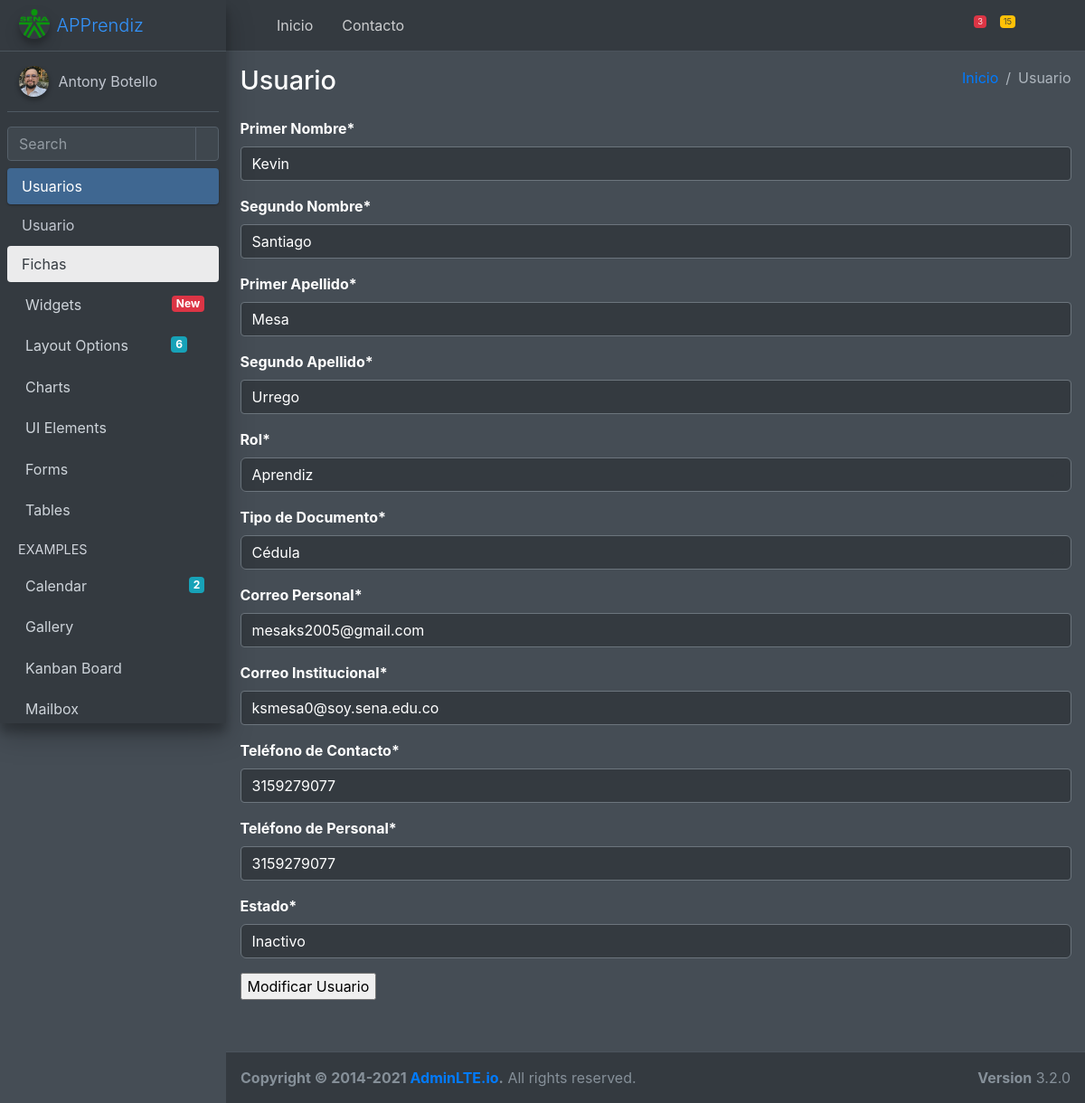
Before: /usuarios/usuario/modificar/2/ with the older database file.
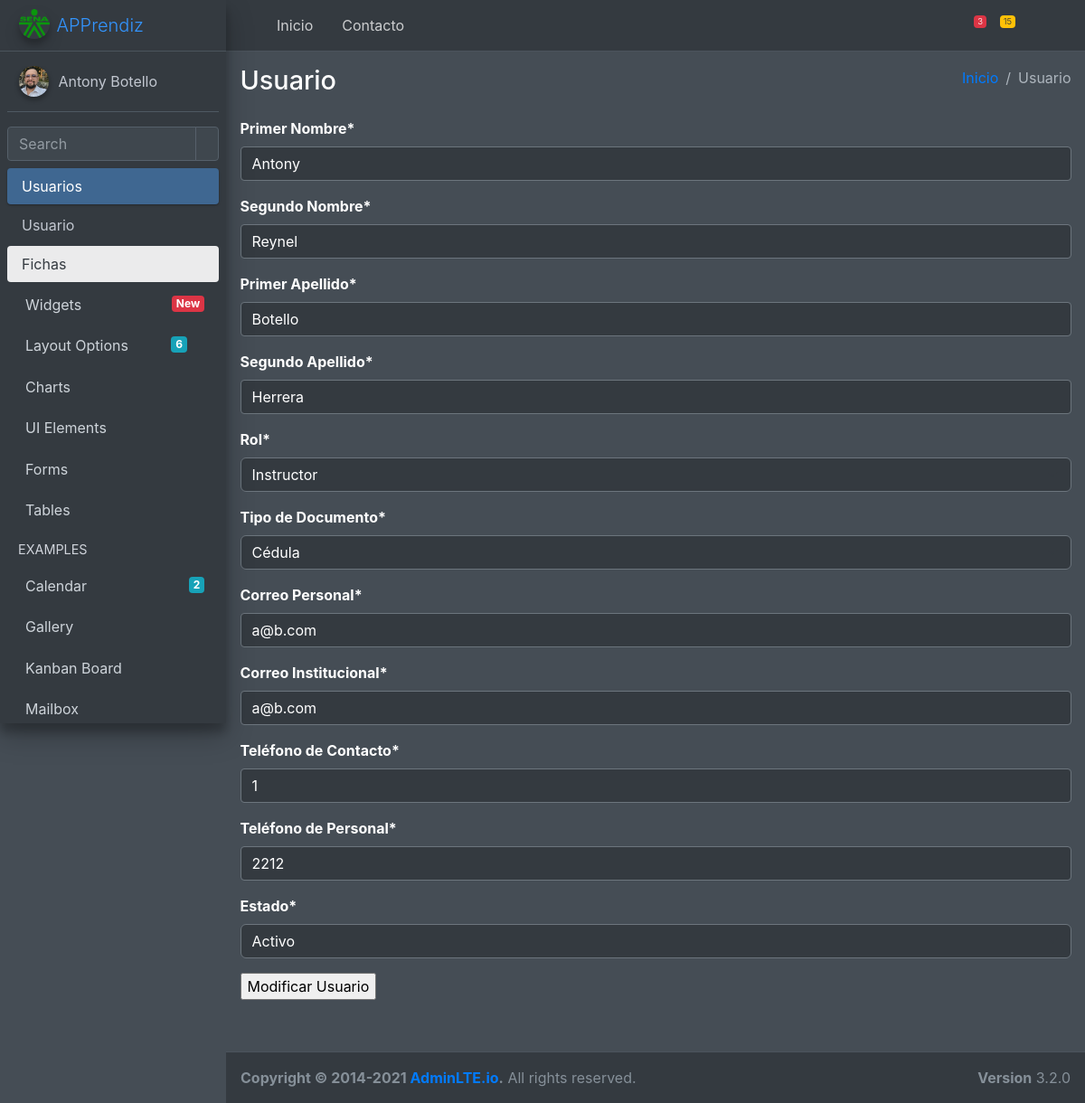
After: the same page with the newer database file.
### usuarios/models.py (models this page shows, shortened)
class Usuario(models.Model):
    primer_nombre= models.CharField(max_length=45,verbose_name="Primer Nombre")
    segundo_nombre= models.CharField(max_length=45,verbose_name="Segundo Nombre")
    primer_apellido= models.CharField(max_length=45,verbose_name="Primer Apellido")
    segundo_apellido= models.CharField(max_length=45,verbose_name="Segundo Apellido")
    fecha_nacimiento= models.DateField(verbose_name="Fecha de Nacimiento", help_text="DD/MM/AAAA")
    class RH(models.TextChoices):
        OP='OP',_("O+")
        ON='ON',_("O-")
        AP='AP',_("A+")
        AN='AN',_("A-")
        BP='BP',_("B+")
        BN='BN',_("B-")
        ABP='ABP',_("AB+")
        ABN='ABN',_("AB-")
    rh= models.CharField(max_length=3,choices=RH.choices,verbose_name="Factor RH")
    class Rol(models.TextChoices):
        INSTRUCTOR='I',_("Instructor")
        APRENDIZ='A',_("Aprendiz")
        JEFE_AREA='JA',_("Jefe de Area")
    rol=models.CharField(max_length=2,choices=Rol.choices,verbose_name="Rol")
    class TipoDocumento(models.TextChoices):
        CEDULA='CC',_("Cédula")
        TARJETA='TI',_("Tarjeta de Identidad")
        CEDULA_EXTRANJERIA='CE',_("Cédula de Extrangería")
    tipo_documento=models.CharField(max_length=2,choices=TipoDocumento.choices,verbose_name="Tipo de Documento")
    documento= models.CharField(max_length=10,verbose_name="Documento")
    correo_personal = models.EmailField(max_length=50, verbose_name="Correo Personal")
    correo_ins = models.EmailField(max_length=50, verbose_name="Correo Institucional")
    telefono_contacto=models.CharField(max_length=10,verbose_name="Teléfono de Contacto")
    telefono_personal=models.CharField(max_length=10,verbose_name="Teléfono de Personal")
    class Estado(models.TextChoices):
        ACTIVO='1',_("Activo")
        INACTIVO='0',_("Inactivo")
        CONDICIONADO='2',_("Condicionado")
    estado=models.CharField(max_length=1,choices=Estado.choices,default=Estado.ACTIVO,verbose_name="Estado")
    class Meta:
        verbose_name_plural = "Usuarios"

### usuarios/views.py (the view)
# urls.py: path('usuario/modificar/<int:pk>/', usuario_modificar, name="usuarios-modificar" ),
def usuario_modificar(request,pk):
    titulo="Usuario"
    usuario= Usuario.objects.get(id=pk)
    if request.method== 'POST':
        form= UsuarioUpdateForm(request.POST, instance=usuario)
        if form.is_valid():
            form.save()
            messages.success(request, 'El formulario se ha enviado correctamente.')
            return redirect('usuarios')
    else:
        form= UsuarioUpdateForm(instance=usuario)
    context={
        "titulo":titulo,
        "form":form
        }
    return render(request,"usuarios/modificar.html", context)

### usuarios/forms.py
class UsuarioUpdateForm(ModelForm):
    class Meta:
        model = Usuario
        fields = "__all__"
        exclude=["documento","rh","fecha_nacimiento"]

### base/templates/usuarios/modificar.html (shortened to what this page needs)
{% extends 'partials/body.html' %}
{% load crispy_forms_tags %}
{% block contenido %}
        <form action="" method="POST">
            {{form|crispy}}
            <input type="submit" value="Modificar {{titulo}}">
        </form>
{% endblock contenido %}

Changed rows visible on the page:
changed Usuario "Cédula": primer_nombre "Kevin" → "Antony"; segundo_nombre "Santiago" → "Reynel"; primer_apellido "Mesa" → "Botello"; segundo_apellido "Urrego" → "Herrera"; rol "Aprendiz" → "Instructor"; correo_personal "mesaks2005@gmail.com" → "a@b.com"; correo_ins "ksmesa0@soy.sena.edu.co" → "a@b.com"; telefono_contacto "3159279077" → "1"; telefono_personal "3159279077" → "2212"; estado "Inactivo" → "Activo"
